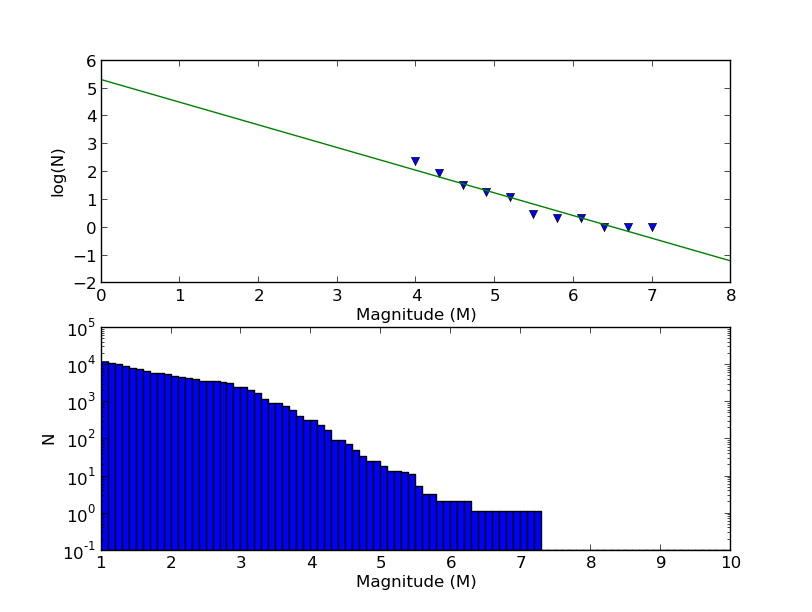

Python code for this plot:
import math
import matplotlib.pyplot as plt
import numpy as np

# define a function to linear fit x-y data without error bars
def least_squares_fit(x, y):
    """Perform a least-squares fit to data (x,y)

    Args :
       x : x values
       y : y values

    Returns :
       a : intercept
       b : slope
       sigma : total uncertainty (sqrt(variance/(n-2)))
       sigma_a : uncertainty on a
       sigma_b : uncertainty on b

    """
    n = len(x)
    s_x  = sum(x)
    s_y  = sum(y)
    s_xx = sum(x_i**2 for x_i in x)
    s_xy = sum(x[i]*y[i] for i in range(n))
    denom = n * s_xx - s_x**2
    if abs(denom) > 0.00001 : 
        a = (s_xx * s_y - s_x * s_xy) / denom
        b = (n * s_xy - s_x * s_y) / denom
        variance = sum((y[i] - (a + b*x[i]))**2 for i in range(n))
        sigma = math.sqrt(variance/(n-2))
        sigma_a = math.sqrt(sigma**2 * s_xx / denom)
        sigma_b = math.sqrt(sigma**2 * n / denom)
        return [a, b, sigma, sigma_a, sigma_b]
    else :
        print 'error : divided by zero!'
        return None



"""Plot data for the Gutenberg-Richter Model.

Here, we plot the curve of the number of earthquakes
greater than magnitude M, for each M value.

So, we loop over the earthquakes, and store the
frequency of each magnitude. At the end of the loop,
we compute the cumulative distribution such that the
value at magnitude M will be the integral of the frequency
distribution for >= M. This is what the Gutenberg-Richter
Model predicts. 

"""


# data downloaded from http://earthquake.usgs.gov/earthquakes/search/
print ' Earthquake data: Gutenberg-Richter Model'
data_file_name = 'california_earthquakes_2010_to_2013.csv'
file = open(data_file_name, 'r')
lines = file.readlines()
file.close()
print ' read', len(lines), 'lines from', data_file_name

# store event data in two ways for demonstration
# 1. in a python dictionary object with
#    key = magnitude starting in column 50
#    value = number of events with this magnitude
# 2. keeping a "tuple" of the results for later usage with matplotlib
histogram = dict()
magvalues = []
for line in lines:
    if line[0] != 't' :
        try:
            words = line.split(',')
            [latitude,longitude,depth,mag] = [float(s) for s in words[1:5] ]
            magvalues.append( mag )
            # For debugging : 
            #print 'read : {0:s} , ({1:6.3f},{2:6.3f}), d = {3:4.1f}, m = {4:6.3f}'.format(
            #    words[0], latitude, longitude, depth, mag
            #    )
            histogram[mag] += 1
        except KeyError : 
            histogram.setdefault(mag, 1)
        except ValueError:
            print 'bad data:', line

num_events = sum(histogram[M] for M in histogram.keys())
num_bins = len(histogram)
print ' stored', num_events, 'events in', num_bins, 'bins'

# x data = M values sorted in increasing order
# y data = log_10(N) where N = number of events with magnitude >= M
M_values = sorted(histogram.keys())
dN_values = [histogram[M] for M in M_values]
log10N_values = [ math.log10(sum(dN_values[i:]))
                  for i in range(len(M_values)) ]
#to obtain a backwards sequence list
mb_values=M_values[::-1]
print mb_values
#obtain the maximum and minimum
maxint=int(mb_values[0])
minint=int(M_values[0])
h=(maxint-minint)/20.0               #step length, totally number is 20
#newm=[7,6.5,6,5.5,5,4.5,4,3.5,1]
newm = [maxint-i*h for i in range(21)]    # new selected m 
#the loop to generate new x,y components
newlogn=[]                                   # corresponding new n


for k in range (len(newm)):
    for j in range(len(mb_values)):
        if newm[k]>=mb_values[j]:
            break
    newlogn.append( log10N_values[-j] )
print newlogn,newm
#The fitting must start from 4
lenm=len(newm)
for m in range(lenm):
    if newm[m] < 4.0:
        for mp in range (m,lenm):
            del newm[m]
            del newlogn[m]
        break
print newm,newlogn


#print 'log10N_values is '
#for i in xrange(len(log10N_values)) :
#    print str(M_values[i]) + '  ' + str(log10N_values[i])
# First plot our "home-grown" values with our least-squares
# fit in place. 
fit = least_squares_fit(newm, newlogn)
print ' least_squares fit to data:'
print ' slope b = {0:6.3f} +- {1:6.3f}'.format( fit[1], fit[4])
print ' intercept a = {0:6.3f} +- {1:6.3f}'.format( fit[0], fit[3])
print ' log_10(N) error bar = {0:6.3f}'.format( fit[2] )
plt.subplot( 2, 1, 1)
#plt.plot( M_values, log10N_values, 'v')
plt.plot( newm, newlogn, 'v')
plt.xlabel( 'Magnitude (M)' )
plt.ylabel( 'log(N)' )
t=np.arange(0,8,0.001)
plt.plot(t,fit[1]*t+fit[0])


# Next also plot matplotlib's version of the same thing.
plt.subplot( 2, 1, 2)
plt.hist( magvalues, bins=90, range=[1.0,10.0], log=True, bottom=0.1,cumulative=-1)
plt.xlabel( 'Magnitude (M)' )
plt.ylabel( 'N' )

# perform a least square fit
#fit = least_squares_fit(M_values, log10N_values)


plt.show()
